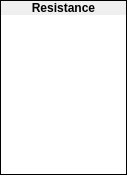
              <widget class="QFrame" name="frame_155">
               <property name="sizePolicy">
                <sizepolicy hsizetype="Fixed" vsizetype="Expanding">
                 <horstretch>0</horstretch>
                 <verstretch>0</verstretch>
                </sizepolicy>
               </property>
               <property name="minimumSize">
                <size>
                 <width>127</width>
                 <height>175</height>
                </size>
               </property>
               <property name="maximumSize">
                <size>
                 <width>127</width>
                 <height>175</height>
                </size>
               </property>
               <property name="focusPolicy">
                <enum>Qt::ClickFocus</enum>
               </property>
               <property name="frameShape">
                <enum>QFrame::Box</enum>
               </property>
               <property name="frameShadow">
                <enum>QFrame::Plain</enum>
               </property>
               <layout class="QVBoxLayout" name="verticalLayout_277">
                <property name="spacing">
                 <number>0</number>
                </property>
                <property name="margin">
                 <number>0</number>
                </property>
                <item>
                 <widget class="QLabel" name="label_208">
                  <property name="sizePolicy">
                   <sizepolicy hsizetype="Preferred" vsizetype="Fixed">
                    <horstretch>0</horstretch>
                    <verstretch>0</verstretch>
                   </sizepolicy>
                  </property>
                  <property name="font">
                   <font>
                    <weight>75</weight>
                    <bold>true</bold>
                   </font>
                  </property>
                  <property name="focusPolicy">
                   <enum>Qt::ClickFocus</enum>
                  </property>
                  <property name="text">
                   <string>Resistance</string>
                  </property>
                  <property name="alignment">
                   <set>Qt::AlignCenter</set>
                  </property>
                 </widget>
                </item>
                <item>
                 <widget class="QWidget" name="widget_168" native="true">
                  <property name="focusPolicy">
                   <enum>Qt::ClickFocus</enum>
                  </property>
                  <layout class="QVBoxLayout" name="verticalLayout_278">
                   <property name="spacing">
                    <number>0</number>
                   </property>
                   <property name="margin">
                    <number>0</number>
                   </property>
                   <item>
                    <widget class="QTableWidget" name="equipment_twResistance">
                     <property name="sizePolicy">
                      <sizepolicy hsizetype="Preferred" vsizetype="Preferred">
                       <horstretch>0</horstretch>
                       <verstretch>0</verstretch>
                      </sizepolicy>
                     </property>
                     <property name="minimumSize">
                      <size>
                       <width>125</width>
                       <height>0</height>
                      </size>
                     </property>
                     <property name="maximumSize">
                      <size>
                       <width>125</width>
                       <height>16777215</height>
                      </size>
                     </property>
                     <property name="focusPolicy">
                      <enum>Qt::ClickFocus</enum>
                     </property>
                     <property name="frameShape">
                      <enum>QFrame::NoFrame</enum>
                     </property>
                     <property name="horizontalScrollBarPolicy">
                      <enum>Qt::ScrollBarAlwaysOff</enum>
                     </property>
                     <property name="editTriggers">
                      <set>QAbstractItemView::NoEditTriggers</set>
                     </property>
                     <property name="tabKeyNavigation">
                      <bool>false</bool>
                     </property>
                     <property name="selectionMode">
                      <enum>QAbstractItemView::NoSelection</enum>
                     </property>
                     <property name="verticalScrollMode">
                      <enum>QAbstractItemView::ScrollPerPixel</enum>
                     </property>
                     <property name="showGrid">
                      <bool>false</bool>
                     </property>
                     <property name="wordWrap">
                      <bool>false</bool>
                     </property>
                     <property name="cornerButtonEnabled">
                      <bool>false</bool>
                     </property>
                     <attribute name="horizontalHeaderVisible">
                      <bool>false</bool>
                     </attribute>
                     <attribute name="horizontalHeaderStretchLastSection">
                      <bool>true</bool>
                     </attribute>
                     <attribute name="verticalHeaderVisible">
                      <bool>false</bool>
                     </attribute>
                     <column>
                      <property name="text">
                       <string>New Column</string>
                      </property>
                     </column>
                    </widget>
                   </item>
                  </layout>
                 </widget>
                </item>
               </layout>
              </widget>
